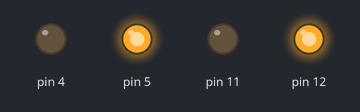
This sketch was run on a simulated Arduino Uno, built with avr-gcc and run on an emulated ATmega328P. Parts: output pins drawn as LEDs (lit = HIGH).

Above: at 0.3 s.
Timing chart, 0 to 1.8 s (numbered marks = the images above):
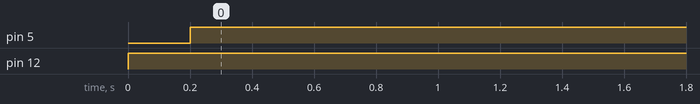

Measured:
- by itself, pin 5: LOW → HIGH at 0.20 s
- by itself, pin 12: LOW → HIGH at 0.00 s

The sketch:

sketch_jun07a.ino
```cpp
void setup() {
  pinMode(12,OUTPUT);
  pinMode(11,OUTPUT);
  pinMode(5,OUTPUT);
  pinMode(4,OUTPUT);


  // put your setup code here, to run once:

}

void loop() {
  digitalWrite(12,HIGH);
  delay(100);
  digitalWrite(11,LOW);
  delay(100);
  digitalWrite(5,HIGH);
  delay(100);
  digitalWrite(4,LOW);
  delay(100);


  // put your main code here, to run repeatedly:

}
```
